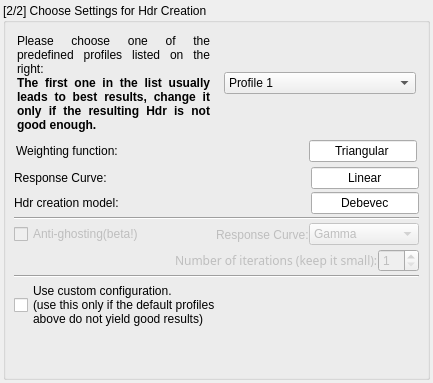
     <widget class="QWidget" name="chooseHDRconfig" >
      <layout class="QVBoxLayout" >
       <property name="margin" >
        <number>3</number>
       </property>
       <property name="spacing" >
        <number>0</number>
       </property>
       <item>
        <widget class="QGroupBox" name="groupBox_2" >
         <property name="title" >
          <string>[2/2] Choose Settings for Hdr Creation</string>
         </property>
         <layout class="QVBoxLayout" >
          <property name="margin" >
           <number>8</number>
          </property>
          <property name="spacing" >
           <number>3</number>
          </property>
          <item>
           <layout class="QHBoxLayout" >
            <property name="margin" >
             <number>3</number>
            </property>
            <property name="spacing" >
             <number>14</number>
            </property>
            <item>
             <widget class="QLabel" name="label_predef_configs" >
              <property name="text" >
               <string>&lt;html>&lt;head>&lt;meta name="qrichtext" content="1" />&lt;style type="text/css">
p, li { white-space: pre-wrap; }
&lt;/style>&lt;/head>&lt;body style=" font-family:'Sans Serif'; font-size:9pt; font-weight:400; font-style:normal; text-decoration:none;">
&lt;p style=" margin-top:0px; margin-bottom:0px; margin-left:0px; margin-right:0px; -qt-block-indent:0; text-indent:0px;">Please choose one of the predefined profiles listed on the right:&lt;/p>
&lt;p style=" margin-top:0px; margin-bottom:0px; margin-left:0px; margin-right:0px; -qt-block-indent:0; text-indent:0px;">&lt;span style=" font-weight:600;">The first one in the list usually leads to best results, change it only if the resulting Hdr is not good enough.&lt;/span>&lt;/p>&lt;/body>&lt;/html></string>
              </property>
              <property name="alignment" >
               <set>Qt::AlignJustify|Qt::AlignVCenter</set>
              </property>
              <property name="wordWrap" >
               <bool>true</bool>
              </property>
             </widget>
            </item>
            <item>
             <widget class="QComboBox" name="predefConfigsComboBox" >
              <property name="toolTip" >
               <string>list of default profiles</string>
              </property>
              <item>
               <property name="text" >
                <string>Profile 1</string>
               </property>
              </item>
              <item>
               <property name="text" >
                <string>Profile 2</string>
               </property>
              </item>
              <item>
               <property name="text" >
                <string>Profile 3</string>
               </property>
              </item>
              <item>
               <property name="text" >
                <string>Profile 4</string>
               </property>
              </item>
              <item>
               <property name="text" >
                <string>Profile 5</string>
               </property>
              </item>
              <item>
               <property name="text" >
                <string>Profile 6</string>
               </property>
              </item>
             </widget>
            </item>
           </layout>
          </item>
          <item>
           <layout class="QHBoxLayout" >
            <property name="margin" >
             <number>2</number>
            </property>
            <property name="spacing" >
             <number>6</number>
            </property>
            <item>
             <widget class="QLabel" name="label_weights" >
              <property name="text" >
               <string>Weighting function:</string>
              </property>
             </widget>
            </item>
            <item>
             <spacer>
              <property name="orientation" >
               <enum>Qt::Horizontal</enum>
              </property>
              <property name="sizeHint" >
               <size>
                <width>112</width>
                <height>20</height>
               </size>
              </property>
             </spacer>
            </item>
            <item>
             <widget class="QLineEdit" name="lineEdit_showWeight" >
              <property name="sizePolicy" >
               <sizepolicy>
                <hsizetype>0</hsizetype>
                <vsizetype>0</vsizetype>
                <horstretch>0</horstretch>
                <verstretch>0</verstretch>
               </sizepolicy>
              </property>
              <property name="text" >
               <string>Triangular</string>
              </property>
              <property name="alignment" >
               <set>Qt::AlignHCenter</set>
              </property>
              <property name="readOnly" >
               <bool>true</bool>
              </property>
             </widget>
            </item>
           </layout>
          </item>
          <item>
           <layout class="QHBoxLayout" >
            <property name="margin" >
             <number>0</number>
            </property>
            <property name="spacing" >
             <number>6</number>
            </property>
            <item>
             <widget class="QLabel" name="label_resp" >
              <property name="text" >
               <string>Response Curve:</string>
              </property>
             </widget>
            </item>
            <item>
             <spacer>
              <property name="orientation" >
               <enum>Qt::Horizontal</enum>
              </property>
              <property name="sizeHint" >
               <size>
                <width>120</width>
                <height>20</height>
               </size>
              </property>
             </spacer>
            </item>
            <item>
             <widget class="QLineEdit" name="lineEdit_show_resp" >
              <property name="sizePolicy" >
               <sizepolicy>
                <hsizetype>0</hsizetype>
                <vsizetype>0</vsizetype>
                <horstretch>0</horstretch>
                <verstretch>0</verstretch>
               </sizepolicy>
              </property>
              <property name="text" >
               <string>Linear</string>
              </property>
              <property name="alignment" >
               <set>Qt::AlignHCenter</set>
              </property>
              <property name="readOnly" >
               <bool>true</bool>
              </property>
             </widget>
            </item>
           </layout>
          </item>
          <item>
           <layout class="QHBoxLayout" >
            <property name="margin" >
             <number>0</number>
            </property>
            <property name="spacing" >
             <number>6</number>
            </property>
            <item>
             <widget class="QLabel" name="label_model" >
              <property name="text" >
               <string>Hdr creation model:</string>
              </property>
             </widget>
            </item>
            <item>
             <spacer>
              <property name="orientation" >
               <enum>Qt::Horizontal</enum>
              </property>
              <property name="sizeHint" >
               <size>
                <width>107</width>
                <height>20</height>
               </size>
              </property>
             </spacer>
            </item>
            <item>
             <widget class="QLineEdit" name="lineEdit_showmodel" >
              <property name="sizePolicy" >
               <sizepolicy>
                <hsizetype>0</hsizetype>
                <vsizetype>0</vsizetype>
                <horstretch>0</horstretch>
                <verstretch>0</verstretch>
               </sizepolicy>
              </property>
              <property name="text" >
               <string>Debevec</string>
              </property>
              <property name="alignment" >
               <set>Qt::AlignHCenter</set>
              </property>
              <property name="readOnly" >
               <bool>true</bool>
              </property>
             </widget>
            </item>
           </layout>
          </item>
          <item>
           <widget class="Line" name="line_3" >
            <property name="orientation" >
             <enum>Qt::Horizontal</enum>
            </property>
           </widget>
          </item>
          <item>
           <layout class="QHBoxLayout" >
            <property name="margin" >
             <number>0</number>
            </property>
            <property name="spacing" >
             <number>0</number>
            </property>
            <item>
             <widget class="QCheckBox" name="antighostingCheckBox" >
              <property name="enabled" >
               <bool>false</bool>
              </property>
              <property name="text" >
               <string>Anti-ghosting(beta!)</string>
              </property>
             </widget>
            </item>
            <item>
             <spacer>
              <property name="orientation" >
               <enum>Qt::Horizontal</enum>
              </property>
              <property name="sizeHint" >
               <size>
                <width>72</width>
                <height>23</height>
               </size>
              </property>
             </spacer>
            </item>
            <item>
             <widget class="QLabel" name="label_RespCurve_Antighost" >
              <property name="enabled" >
               <bool>false</bool>
              </property>
              <property name="text" >
               <string>Response Curve:</string>
              </property>
             </widget>
            </item>
            <item>
             <widget class="QComboBox" name="antighostRespCurveCombobox" >
              <property name="enabled" >
               <bool>false</bool>
              </property>
              <property name="minimumSize" >
               <size>
                <width>110</width>
                <height>0</height>
               </size>
              </property>
              <item>
               <property name="text" >
                <string>Gamma</string>
               </property>
              </item>
              <item>
               <property name="text" >
                <string>Linear</string>
               </property>
              </item>
              <item>
               <property name="text" >
                <string>Log</string>
               </property>
              </item>
              <item>
               <property name="text" >
                <string>Calibration</string>
               </property>
              </item>
             </widget>
            </item>
           </layout>
          </item>
          <item>
           <layout class="QHBoxLayout" >
            <property name="margin" >
             <number>0</number>
            </property>
            <property name="spacing" >
             <number>0</number>
            </property>
            <item>
             <spacer>
              <property name="orientation" >
               <enum>Qt::Horizontal</enum>
              </property>
              <property name="sizeHint" >
               <size>
                <width>80</width>
                <height>20</height>
               </size>
              </property>
             </spacer>
            </item>
            <item>
             <widget class="QLabel" name="label_Iterations" >
              <property name="enabled" >
               <bool>false</bool>
              </property>
              <property name="text" >
               <string>&lt;html>&lt;head>&lt;meta name="qrichtext" content="1" />&lt;/head>&lt;body style=" white-space: pre-wrap; font-family:Sans Serif; font-size:9pt; font-weight:400; font-style:normal; text-decoration:none;">&lt;p style=" margin-top:0px; margin-bottom:0px; margin-left:0px; margin-right:0px; -qt-block-indent:0; text-indent:0px;">Number of iterations (keep it small):&lt;/p>&lt;/body>&lt;/html></string>
              </property>
             </widget>
            </item>
            <item>
             <widget class="QSpinBox" name="spinBoxIterations" >
              <property name="enabled" >
               <bool>false</bool>
              </property>
              <property name="maximum" >
               <number>22</number>
              </property>
              <property name="minimum" >
               <number>1</number>
              </property>
              <property name="value" >
               <number>1</number>
              </property>
             </widget>
            </item>
           </layout>
          </item>
          <item>
           <widget class="Line" name="line_2" >
            <property name="orientation" >
             <enum>Qt::Horizontal</enum>
            </property>
           </widget>
          </item>
          <item>
           <widget class="QCheckBox" name="customConfigCheckBox" >
            <property name="text" >
             <string>Use custom configuration.
(use this only if the default profiles
above do not yield good results)</string>
            </property>
           </widget>
          </item>
          <item>
           <spacer>
            <property name="orientation" >
             <enum>Qt::Vertical</enum>
            </property>
            <property name="sizeHint" >
             <size>
              <width>20</width>
              <height>40</height>
             </size>
            </property>
           </spacer>
          </item>
         </layout>
        </widget>
       </item>
      </layout>
     </widget>
